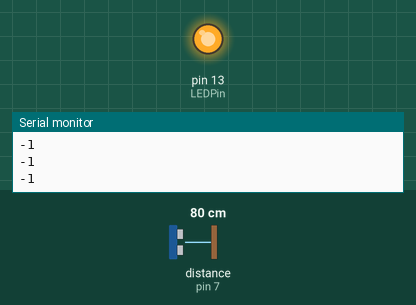
Bench run of a sketch on a simulated Arduino Uno, built with avr-gcc and run on an emulated ATmega328P. On the bench: output pins drawn as LEDs (lit = HIGH), the last lines printed to the serial monitor. Wiring (inferred from the names in the program): ultrasonic range finder: trigger pin 8; echo pin 7. The inputs (shaded band) are chosen by the test bench; at power-on: distance to the obstacle (sensor on pin 7) 80 cm. The echo pulse lasts 58.3 µs per cm; pins used as bus, display or sensor lines are not drawn.

Above: at 1.2 s.
1.3 s: distance to the obstacle (sensor on pin 7) set to 2 cm
At 2.4 s:
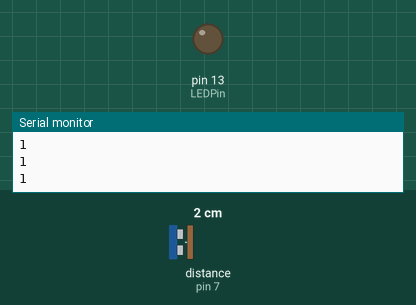
2.8 s: distance to the obstacle (sensor on pin 7) set to 35 cm
At 3.2 s:
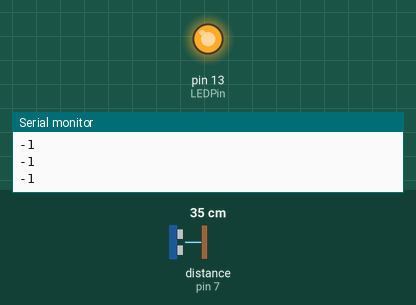
4.3 s: distance to the obstacle (sensor on pin 7) set to 4 cm
At 5.7 s:
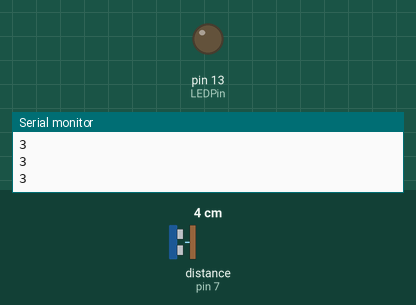
Timing chart, 0 to 7.3 s (numbered marks = the images above; inputs shaded):
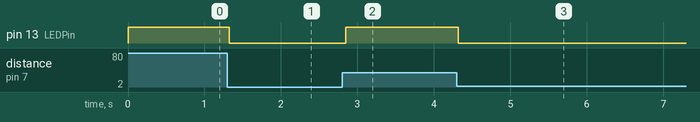

The sketch:

arduino_code_ultrasonic.ino
```cpp
/*
Yishi Xie
Theremin Bag
Arduino final
 */


#define echoPin 7 // Echo Pin
#define trigPin 8 // Trigger Pin
#define LEDPin 13 // Onboard LED

int maximumRange = 25; // Maximum range needed
int minimumRange = 0; // Minimum range needed
long duration, distance; // Duration used to calculate distance

void setup() {
 Serial.begin (9600);
 pinMode(trigPin, OUTPUT);
 pinMode(echoPin, INPUT);
 pinMode(LEDPin, OUTPUT); //  LED indicator
}

void loop() {
/* determine the distance of the nearest object by bouncing soundwaves off of it. */
 digitalWrite(trigPin, LOW);
 delayMicroseconds(2);

 digitalWrite(trigPin, HIGH);
 delayMicroseconds(10);

 digitalWrite(trigPin, LOW);
 duration = pulseIn(echoPin, HIGH);

 //Calculate the distance (cm) based on the speed of sound.
 distance = duration/58.2;

 if (distance >= maximumRange || distance <= minimumRange){
 /* Send a negative number to computer and Turn LED ON
 to indicate "out of range" */
 Serial.println("-1");
 digitalWrite(LEDPin, HIGH);
 }
 else {
 /* turn LED OFF to indicate successful reading. */
 Serial.println(distance);
 digitalWrite(LEDPin, LOW);
 }

 delay(50);
}
```

Measured:
- after the input at 1.3 s, pin 13 (LEDPin): HIGH → LOW at once
- after the input at 2.8 s, pin 13 (LEDPin): LOW → HIGH after 0.05 s
- after the input at 4.3 s, pin 13 (LEDPin): HIGH → LOW at once
